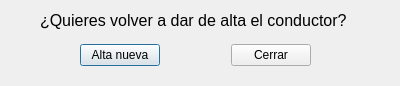
<?xml version="1.0" encoding="UTF-8"?>
<ui version="4.0">
 <class>dlgAltaNueva</class>
 <widget class="QDialog" name="dlgAltaNueva">
  <property name="windowModality">
   <enum>Qt::ApplicationModal</enum>
  </property>
  <property name="geometry">
   <rect>
    <x>0</x>
    <y>0</y>
    <width>400</width>
    <height>86</height>
   </rect>
  </property>
  <property name="windowTitle">
   <string>Alta nueva</string>
  </property>
  <property name="windowIcon">
   <iconset>
    <normaloff>../img/logo.ico</normaloff>../img/logo.ico</iconset>
  </property>
  <widget class="QLabel" name="lblVolverAlta">
   <property name="geometry">
    <rect>
     <x>40</x>
     <y>5</y>
     <width>341</width>
     <height>31</height>
    </rect>
   </property>
   <property name="font">
    <font>
     <pointsize>12</pointsize>
    </font>
   </property>
   <property name="styleSheet">
    <string notr="true"/>
   </property>
   <property name="text">
    <string>¿Quieres volver a dar de alta el conductor?</string>
   </property>
  </widget>
  <widget class="QWidget" name="horizontalLayoutWidget">
   <property name="geometry">
    <rect>
     <x>80</x>
     <y>40</y>
     <width>231</width>
     <height>31</height>
    </rect>
   </property>
   <layout class="QHBoxLayout" name="horizontalLayout">
    <item>
     <widget class="QPushButton" name="btnAltaNueva">
      <property name="text">
       <string>Alta nueva</string>
      </property>
     </widget>
    </item>
    <item>
     <spacer name="horizontalSpacer">
      <property name="orientation">
       <enum>Qt::Horizontal</enum>
      </property>
      <property name="sizeHint" stdset="0">
       <size>
        <width>40</width>
        <height>20</height>
       </size>
      </property>
     </spacer>
    </item>
    <item>
     <widget class="QPushButton" name="btnAltaCerrar">
      <property name="text">
       <string>Cerrar</string>
      </property>
     </widget>
    </item>
   </layout>
  </widget>
 </widget>
 <resources/>
 <connections/>
</ui>
